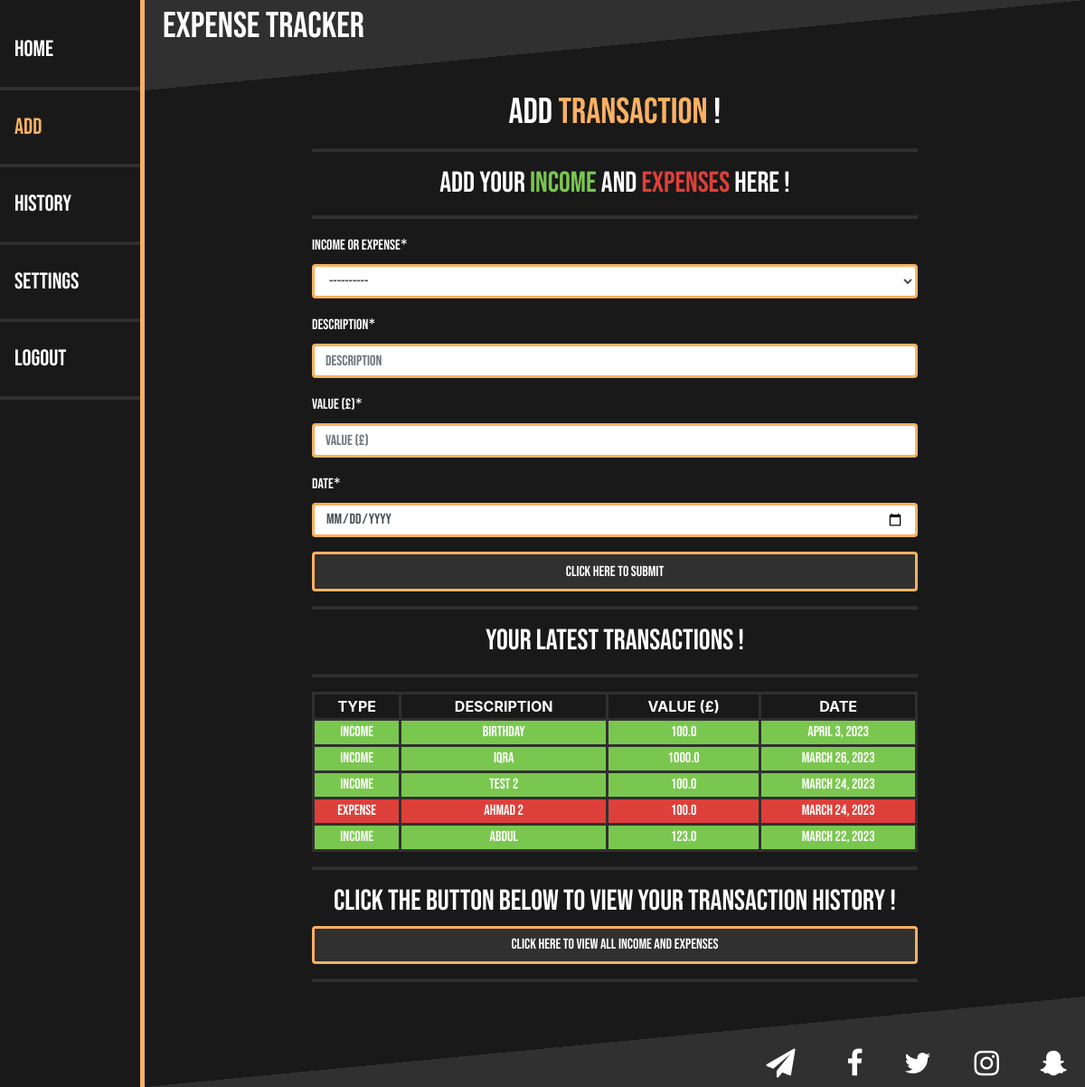
/add/ (signed in), run on the app's committed database.
### main/models.py (models this page shows, shortened)
class IncomeExpense(models.Model):
    user = models.ForeignKey(User, on_delete = CASCADE, related_name = "user", null = True)
    typeIE = models.CharField(max_length = 10, choices = INCOME_EXPENSE_CHOICES)
    description = models.CharField(max_length = 20)
    value = models.FloatField()
    date = models.DateField()

### main/views.py (the view)
# urls.py: path("add/", views.addPage, name = "addPage"),
def addPage(response):
    if response.user.is_authenticated: # USER AUTHENTICATED: Checks Whether The User Is Authenticated. This Is To Say Logged In.
        if response.method == "POST": # IF STATEMENT: Check If A 'POST' Request Is Made. Whether Submit Button Is Pressed In The Form.
            form = forms.AddIncomeExpense(response.POST) # FORM: Get Data From The Submitted Form And Store It In A Variable.
            if form.is_valid(): # IS_VALID(): Check If The Form Is Valid. If The Form Has No Errors It Is Valid.
                typeIE = form.cleaned_data["typeIE"] # CLEAN DATA: Get Income/Expense Choice Input And Store In A Variable.
                description = form.cleaned_data["description"] # CLEAN DATA: Get Description Input And Store In A Variable.
                value = form.cleaned_data["value"] # CLEAN DATA: Get Value Input And Store In A Variable.
                value = round(value, 2) # CLEAN DATA: Ensures The Value Passed In Is Rounded To 2.D.P.
                date = form.cleaned_data["date"] # CLEAN DATA: Get Date Input And Store In A Variable.
                obj = IncomeExpense(user = response.user, typeIE = typeIE, description = description, value = value, date = date)  # CREATE OBJECT: Create 'IncomeExpense' Object Using The Form Values.
                obj.save() # SAVE OBJECT: Save Object Into The Database.
                messages.success(response, "You Have Successfully Added " + obj.description)  # DISPLAY MESSAGE: Display Message In The Web Page.
        else:
            form = forms.AddIncomeExpense() # FORM: Instance Of The 'AddIncomeExpense' Form Stored In A Variable. This Will Be Passed Into The 'addPage' Template.
        items = IncomeExpense.objects.filter(user = response.user).order_by('-date') # OBJECT FILTER: Get All Income/Expenses A User Has Made And Store It Ordered By Date Descending.
        x = []
        y = len(items)
        if y > 5:
            y = 5
        for i in range(y):
            x.append(items[i])
        context = {"form": form, "items": x}
        return render(response, "main/addPage.html", context)
    else:
        return HttpResponseRedirect("/login") # REDIRECT: If The User Isn't Authenticated Redirect Them To The Login Page.

### main/templates/main/addPage.html (shortened to what this page needs)
{% extends 'main/base.html' %}
{% load crispy_forms_filters %}
{% load crispy_forms_tags %}
{% block sideBar %}
    <div class="sideNavigationBar">
        <a href="/home">Home</a>
        <hr style="height: 3px">
        <a href="/add" style="color: #FAB162">Add</a>
        <hr style="height: 3px">
        <a href="/history">History</a>
        <hr style="height: 3px">
        <a href="/settings">Settings</a>
        <hr style="height: 3px">
        <a href="/logout">Logout</a>
        <hr style="height: 3px">
    </div>
{% endblock %}
{% block content %}
    <h1 style="text-align: center; color: #FFFFFF">Add <span style="color: #FAB162">Transaction</span> !</h1>
    <hr style="height:3px;">
    <h2 style="text-align: center; color: #FFFFFF">Add Your <span style="color: #7AC74F">Income</span> And <span style="color: #DD403A">Expenses</span> Here !</h2>
    <hr style="height:3px;">
    <form method = "POST" action = "" class="formColour">
        {{ form|crispy }}
        <button style = "background-color: #303030; width: 100%; border-color: #FAB162; border-width: 3px;" type = "submit" name = "submitButton" class="btn btn-success"><span style='font-family: abc, sans-serif'>Click Here To Submit</span></button>
    </form>
    <hr style="height:3px;">
    <h2 style="text-align: center; color: #FFFFFF">Your Latest Transactions !</h2>
    <hr style="height:3px;">
    <table>
        <tr style="background-color: #191919">
            <th>TYPE</th>
            <th>DESCRIPTION</th>
            <th>VALUE (£)</th>
            <th>DATE</th>
        </tr>
        {% for item in items %}
            {% if item.typeIE == "INCOME" %}
                <tr style="background-color: #7AC74F;">
                    <td>{{ item.typeIE }}</td>
                    <td>{{ item.description }}</td>
                    <td>{{ item.value }}</td>
                    <td>{{ item.date }}</td>
                </tr>
            {% else %}
                <tr style="background-color: #DD403A;">
                    <td>{{ item.typeIE }}</td>
                    <td>{{ item.description }}</td>
                    <td>{{ item.value }}</td>
                    <td>{{ item.date }}</td>
                </tr>
            {% endif %}
        {% endfor %}
    </table>
    <hr style="height:3px;">
    <h2 style="text-align: center; color: #FFFFFF">Click The Button Below To View Your Transaction History !</h2>
    <a style = "background-color: #303030; width: 100%; border-color: #FAB162; border-width: 3px;" href="/history" class="btn btn-success">Click Here To View All Income And Expenses</a>
    <hr style="height:3px;">
{% endblock %}

### data on the page
IncomeExpense: typeIE "INCOME", description "Birthday", value "100.0", date "April 3, 2023"
IncomeExpense: typeIE "INCOME", description "Iqra", value "1000.0", date "March 26, 2023"
IncomeExpense: typeIE "INCOME", description "Test 2", value "100.0", date "March 24, 2023"
IncomeExpense: typeIE "EXPENSE", description "ahmad 2", value "100.0", date "March 24, 2023"
IncomeExpense: typeIE "INCOME", description "abdul", value "123.0", date "March 22, 2023"
